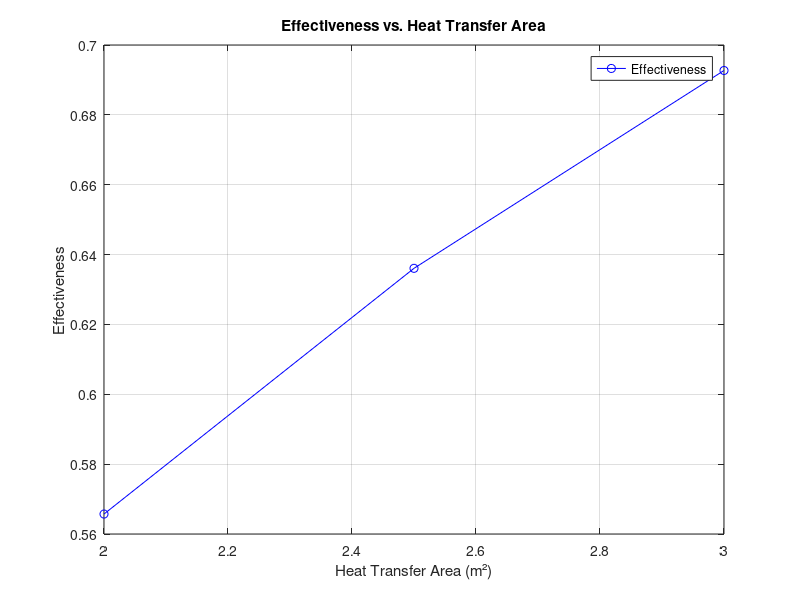
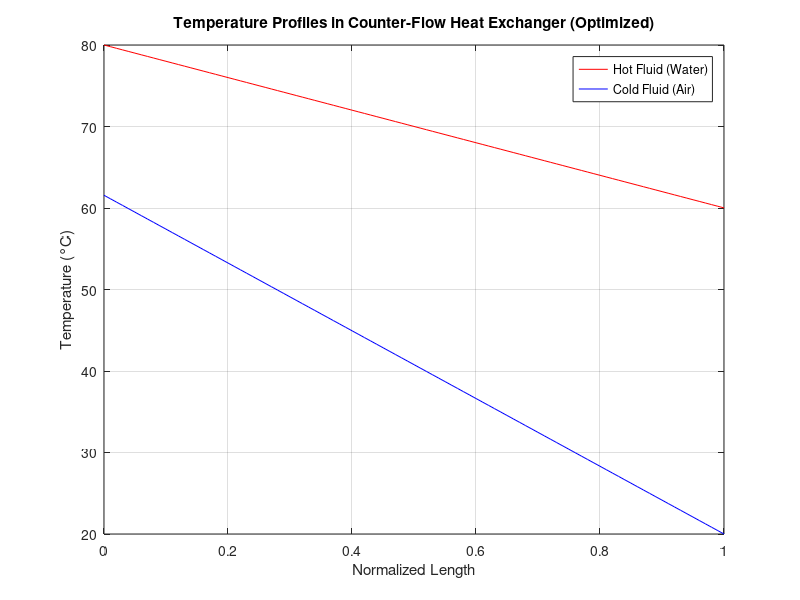

Here is the MATLAB script that generated these plots, in order:
% HeatExchanger.m
% Analyzes a counter-flow heat exchanger to calculate heat transfer rate,
% outlet temperatures, effectiveness, fluid flow, and optimize performance for automotive cooling.
% Created by Uday Kaurav, May 2025.

% Clear workspace and command window
clear all;
clc;

% Step 1: Define Parameters
T_h_in = 80;       % Hot fluid inlet temperature (°C)
T_c_in = 20;       % Cold fluid inlet temperature (°C)
m_h = 0.5;         % Hot fluid mass flow rate (kg/s)
m_c = 1.0;         % Cold fluid mass flow rate (kg/s)
c_ph = 4180;       % Hot fluid specific heat (J/kg·K)
c_pc = 1005;       % Cold fluid specific heat (J/kg·K)
U = 500;           % Overall heat transfer coefficient (W/m²·K)
A = 2.0;           % Initial heat transfer area (m²)

% Step 2: Initial Calculations (Baseline)
C_h = m_h * c_ph;  % Heat capacity rate of hot fluid (W/K)
C_c = m_c * c_pc;  % Heat capacity rate of cold fluid (W/K)
C_min = min(C_h, C_c);
C_max = max(C_h, C_c);
C_r = C_min / C_max;  % Capacity ratio

NTU = U * A / C_min;  % Number of Transfer Units
epsilon_guess = (1 - exp(-NTU * (1 - C_r))) / (1 - C_r * exp(-NTU * (1 - C_r)));
Q_max = C_min * (T_h_in - T_c_in);
Q = epsilon_guess * Q_max;

% Step 3: Calculate Outlet Temperatures
T_h_out = T_h_in - Q / C_h;
T_c_out = T_c_in + Q / C_c;

% Step 4: Calculate LMTD
DT1 = T_h_in - T_c_out;
DT2 = T_h_out - T_c_in;
if abs(DT1 - DT2) < 1e-6
    LMTD = DT1;
else
    LMTD = (DT1 - DT2) / log(DT1 / DT2);
end

% Step 5: Recalculate Q using LMTD
Q_LMTD = U * A * LMTD;

% Step 6: Adjust and Iterate
for i = 1:5
    Q = Q_LMTD;
    T_h_out = T_h_in - Q / C_h;
    T_c_out = T_c_in + Q / C_c;
    DT1 = T_h_in - T_c_out;
    DT2 = T_h_out - T_c_in;
    if abs(DT1 - DT2) < 1e-6
        LMTD = DT1;
    else
        LMTD = (DT1 - DT2) / log(DT1 / DT2);
    end
    Q_LMTD = U * A * LMTD;
    if abs(Q - Q_LMTD) < 1e-3
        break;
    end
end

% Step 7: Calculate Effectiveness
epsilon = Q / Q_max;

% Step 8: Display Baseline Results
fprintf('Baseline Heat Exchanger Analysis (A = %.1f m²):\n', A);
fprintf('--------------------------------\n');
fprintf('Heat Transfer Rate (Q): %.2f W\n', Q);
fprintf('Hot Fluid Outlet Temperature: %.2f °C\n', T_h_out);
fprintf('Cold Fluid Outlet Temperature: %.2f °C\n', T_c_out);
fprintf('Log Mean Temperature Difference (LMTD): %.2f °C\n', LMTD);
fprintf('Effectiveness (epsilon): %.3f\n', epsilon);

% Step 9: Optimization - Vary Heat Transfer Area (A) to Maximize Effectiveness
A_values = [2.0, 2.5, 3.0];  % Test different areas (m²)
epsilon_values = zeros(size(A_values));
Q_values = zeros(size(A_values));
T_h_out_values = zeros(size(A_values));
T_c_out_values = zeros(size(A_values));

for i = 1:length(A_values)
    A = A_values(i);
    NTU = U * A / C_min;
    epsilon_guess = (1 - exp(-NTU * (1 - C_r))) / (1 - C_r * exp(-NTU * (1 - C_r)));
    Q = epsilon_guess * Q_max;
    T_h_out = T_h_in - Q / C_h;
    T_c_out = T_c_in + Q / C_c;
    DT1 = T_h_in - T_c_out;
    DT2 = T_h_out - T_c_in;
    if abs(DT1 - DT2) < 1e-6
        LMTD = DT1;
    else
        LMTD = (DT1 - DT2) / log(DT1 / DT2);
    end
    Q_LMTD = U * A * LMTD;
    for j = 1:5
        Q = Q_LMTD;
        T_h_out = T_h_in - Q / C_h;
        T_c_out = T_c_in + Q / C_c;
        DT1 = T_h_in - T_c_out;
        DT2 = T_h_out - T_c_in;
        if abs(DT1 - DT2) < 1e-6
            LMTD = DT1;
        else
            LMTD = (DT1 - DT2) / log(DT1 / DT2);
        end
        Q_LMTD = U * A * LMTD;
        if abs(Q - Q_LMTD) < 1e-3
            break;
        end
    end
    epsilon = Q / Q_max;
    epsilon_values(i) = epsilon;
    Q_values(i) = Q;
    T_h_out_values(i) = T_h_out;
    T_c_out_values(i) = T_c_out;
end

% Select the best A (maximum epsilon)
[best_epsilon, best_idx] = max(epsilon_values);
best_A = A_values(best_idx);
best_Q = Q_values(best_idx);
best_T_h_out = T_h_out_values(best_idx);
best_T_c_out = T_c_out_values(best_idx);

% Recalculate LMTD for best A
A = best_A;
DT1 = T_h_in - best_T_c_out;
DT2 = best_T_h_out - T_c_in;
if abs(DT1 - DT2) < 1e-6
    LMTD = DT1;
else
    LMTD = (DT1 - DT2) / log(DT1 / DT2);
end

% Display Optimization Results
fprintf('\nOptimization Results:\n');
fprintf('--------------------------------\n');
for i = 1:length(A_values)
    fprintf('Area = %.1f m², Q = %.2f W, Effectiveness = %.3f, T_h_out = %.2f °C, T_c_out = %.2f °C\n', ...
        A_values(i), Q_values(i), epsilon_values(i), T_h_out_values(i), T_c_out_values(i));
end
fprintf('\nBest Configuration:\n');
fprintf('Area = %.1f m², Q = %.2f W, Effectiveness = %.3f, T_h_out = %.2f °C, T_c_out = %.2f °C\n', ...
    best_A, best_Q, best_epsilon, best_T_h_out, best_T_c_out);

% Plot Effectiveness vs. Area
figure;
plot(A_values, epsilon_values, 'b-o', 'DisplayName', 'Effectiveness');
xlabel('Heat Transfer Area (m²)');
ylabel('Effectiveness');
title('Effectiveness vs. Heat Transfer Area');
legend('Location', 'best');
grid on;
saveas(gcf, 'optimization_plot.png');

% Step 10: Fluid Flow Analysis - Calculate Pressure Drop for Air
rho_c = 1.2;         % Density of air (kg/m³)
A_cross = 0.02;      % Cross-sectional area of air flow path (m²)
V_c = m_c / (rho_c * A_cross);  % Velocity of air (m/s)
f = 0.02;            % Friction factor (assumed)
L = 1.0;             % Length of exchanger (m)
D = 0.01;            % Hydraulic diameter (m)
delta_P = f * (L / D) * (rho_c * V_c^2 / 2);  % Pressure drop (Pa)

fprintf('\nFluid Flow Analysis:\n');
fprintf('--------------------------------\n');
fprintf('Air Velocity: %.2f m/s\n', V_c);
fprintf('Pressure Drop (Air): %.2f Pa (%.2f kPa)\n', delta_P, delta_P/1000);

% Step 11: Plot Temperature Profiles (Using Optimized Parameters)
x = 0:0.01:1;  % Normalized length (0 to 1)
T_h = T_h_in - (T_h_in - best_T_h_out) * x;  % Hot fluid: T_h_in to best_T_h_out
T_c = T_c_in + (best_T_c_out - T_c_in) * (1 - x);  % Cold fluid: best_T_c_out at x=0 to T_c_in at x=1

figure;
plot(x, T_h, 'r-', 'DisplayName', 'Hot Fluid (Water)'); hold on;
plot(x, T_c, 'b-', 'DisplayName', 'Cold Fluid (Air)');
xlabel('Normalized Length');
ylabel('Temperature (°C)');
title('Temperature Profiles in Counter-Flow Heat Exchanger (Optimized)');
legend('Location', 'best');
grid on;
hold off;

% Save the updated plot
saveas(gcf, 'temperature_profile_optimized.png');
